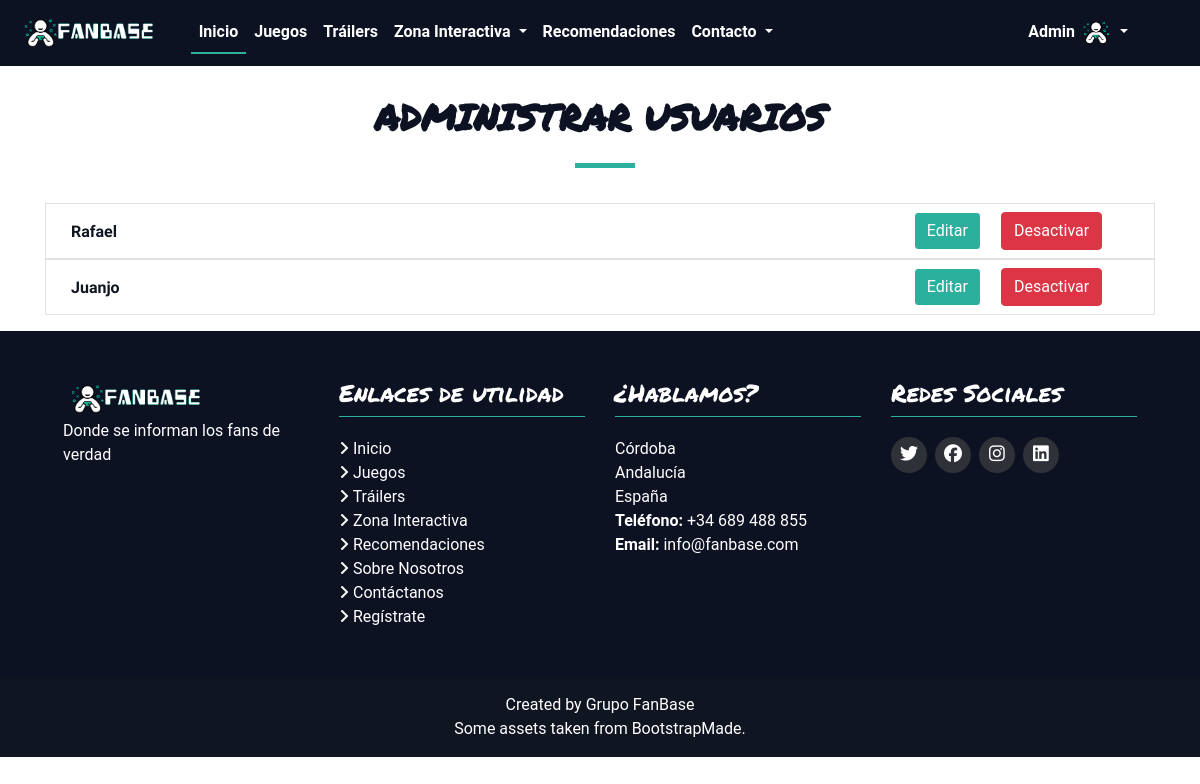
Page /adminUsuarios.php (signed in) on the earlier database version.
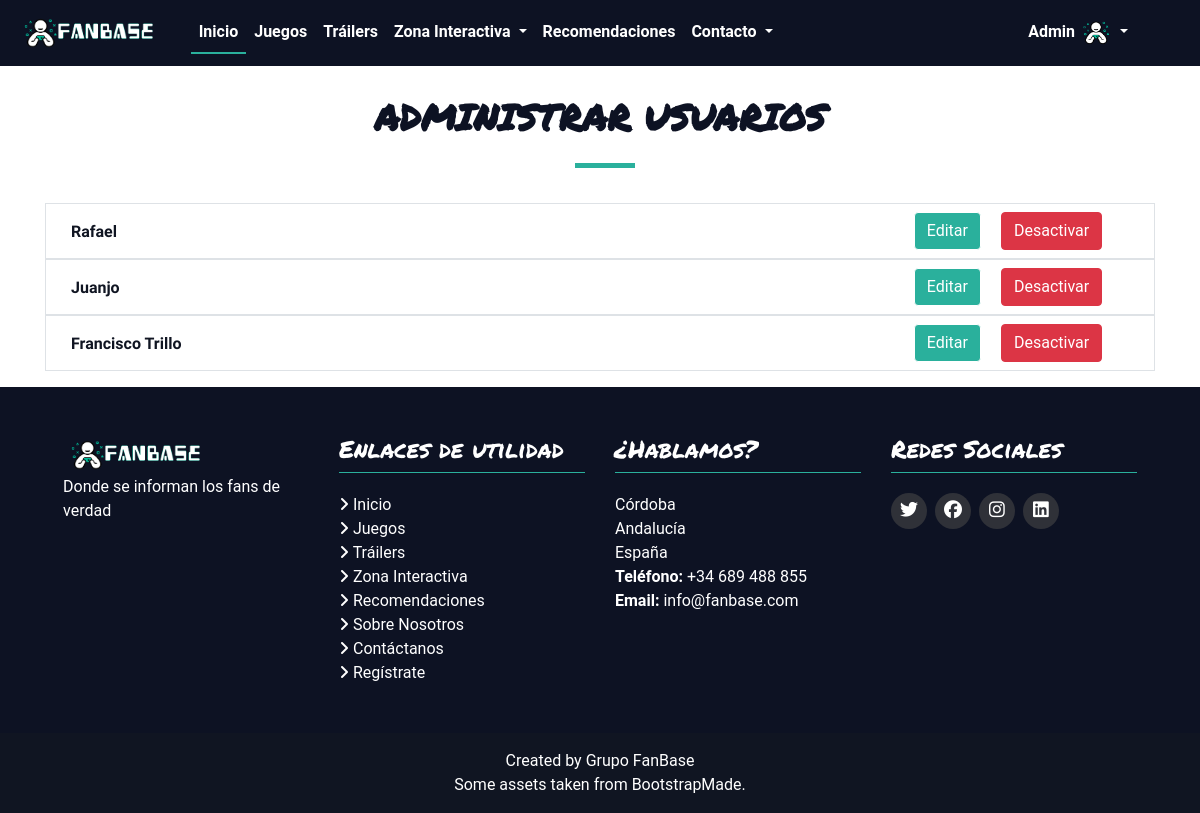
Same page on the later database version.
### tables this page shows
CREATE TABLE `usuario` (
  `id` int(11) NOT NULL,
  `usuario` varchar(50) NOT NULL,
  `nombre` varchar(100) NOT NULL,
  `email` varchar(50) NOT NULL,
  `password` varchar(32) NOT NULL,
  `rango` set('admin','user','editor','') NOT NULL,
  `texto` text NOT NULL,
  `activo` tinyint(1) NOT NULL,
  `imagen` varchar(500) NOT NULL,
  `google_id` longtext NOT NULL
);

### includes/a_config.php (called while the page is built, shortened)
<?php
$dondeEstoy = (explode("?",basename($_SERVER["REQUEST_URI"])));
$dondeEstoy = $dondeEstoy[0];
	switch ($dondeEstoy) {
		default:
			$CURRENT_PAGE = "Inicio";
	}

### Controller/UsuarioController.php (called while the page is built, shortened)
<?php
require_once 'Model/Usuario.php';
class UsuarioController
{
    public static function findAll()
    {
        try {
            $c = new Conexion();
            $c->setAttribute(PDO::ATTR_ERRMODE, PDO::ERRMODE_EXCEPTION);
        } catch (Exception $ex) {
            die('Error fatal, imposible conectar con la base de datos.');
        }
        $sql = "SELECT * FROM usuario";
        $usuarios = $c->query($sql);
        while ($obj = $usuarios->fetch(PDO::FETCH_OBJ)) {
            $u = new Usuario(
                $obj->usuario,
                $obj->nombre,
                $obj->email,
                $obj->password,
                $obj->rango,
                $obj->texto,
                $obj->activo,
                $obj->imagen,
                $obj->google_id
            );
            $u->id = $obj->id;
            $coleccion[] = $u;
        }
        return $coleccion;
    }
}

### Model/Usuario.php (called while the page is built, shortened)
<?php
class Usuario {
    public function __construct($usuario, $nombre, $email, $password, $rango, $texto, $activo,$imagen,$idg) {
        $this->usuario = $usuario;
        $this->nombre = $nombre;
        $this->activo = $activo;
    }
    public function __get($name) {
        return $this->$name;
    }
}

### adminUsuarios.php (the view, shortened to what this page needs)
<?php
include("includes/a_config.php");
require_once 'Model/Usuario.php';
require_once 'Controller/UsuarioController.php';
?>
<!DOCTYPE html>
<html lang="es">
<head>
  <?php
  include("includes/head-tag-contents.php");
  ?>
</head>
<body>
  <?php include("includes/navbar.php");
  ?>
  <main class="container">
    <section class="wow fadeInUp recomendaciones">
      <div class="section-header">
        <h2>Administrar Usuarios</h2>
      </div>
      <div class="justify-content-center">
        <ul class="recomendaciones-list">
          <?php
          $usuarios = UsuarioController::findAll();
          ?>
          <?php
          foreach ($usuarios as $usuario) {
            if($usuario->usuario != $_SESSION['usuario']->usuario) {
          ?>
            <li class="border <?php if($usuario->activo == 0) echo 'bg-dark'; ?>">
              <div id="juegos">
                <div class="row">
                  <div class="col-lg-9">
                    <span class="mt-3 <?php if($usuario->activo == 0) echo 'text-white'; ?>"><?php echo $usuario->nombre; ?></span>
                  </div>
                  <div class="col-lg-3">
                    <form class="d-inline" method="POST" action=""><button name="edit" class="btn btn-success m-2" value="<?php echo $usuario->id;?>">Editar</button></form>
                    <?php if($usuario->activo == 1) { ?>
                      <form class="d-inline" method="POST" action=""><button name="disable" class="btn btn-danger m-2" value="<?php echo $usuario->id;?>">Desactivar</button></form>
                    <?php } else { ?>
                      <form class="d-inline" method="POST" action=""><button name="enable" class="btn btn-primary m-2" value="<?php echo $usuario->id;?>">Activar</button></form>
                    <?php } ?>
                  </div>
                </div>
              </div>
            </li>
          <?php
            }
          }
          ?>
        </ul>
      </div>
    </section>
  </main>
  <?php include("includes/footer.php"); ?>
</body>
</html>

### includes/head-tag-contents.php (shortened to what this page needs)
<title><?php require_once 'Model/Usuario.php';
print $PAGE_TITLE;session_start();
?></title>
  <link href="lib/bootstrap/css/bootstrap.min.css" rel="stylesheet">
  <link href="lib/animate/animate.min.css" rel="stylesheet">
  <link href="lib/owlcarousel/assets/owl.carousel.min.css" rel="stylesheet">
  <link href="assets/css/resume.css" rel="stylesheet">

### includes/navbar.php (shortened to what this page needs)
<header class="navbar navbar-expand-lg bg-secondary fixed-top">
  <a class="navbar-brand" href="index">
    <img src="assets/img/logo.png" alt="Logo Fanbase">
  </a>
  <nav class="collapse navbar-collapse" id="navbarSupportedContent">
    <ul class="navbar-nav ml-3 mr-auto">
      <li class="nav-item <?php if ($CURRENT_PAGE == "Inicio") {
                            echo "active";
                          } ?>">
        <a class="nav-link" href="index">Inicio <span class="sr-only"></span></a>
      </li>
      <li class="nav-item <?php if ($CURRENT_PAGE == "Juegos" || $CURRENT_PAGE == "Informacion Juego") {
                            echo "active";
                          } ?>">
        <a class="nav-link" href="juegos">Juegos</a>
      </li>
      <li class="nav-item <?php if ($CURRENT_PAGE == "Trailer" || $CURRENT_PAGE == "Video") {
                            echo "active";
                          } ?>">
        <a class="nav-link" href="trailers">Tráilers</a>
      </li>
      <li class="nav-item dropdown <?php if ($CURRENT_PAGE == "Zona interactiva") {
                                      echo "active";
                                    } ?>">
        <a class="nav-link dropdown-toggle" href="#" id="navbarDropdown" role="button" data-toggle="dropdown" aria-haspopup="true" aria-expanded="false">
          Zona Interactiva
        </a>
      </li>
      <li class="nav-item <?php if ($CURRENT_PAGE == "Recomendaciones") {
                            echo "active";
                          } ?>">
        <a class="nav-link" href="recomendaciones">Recomendaciones</a>
      </li>
      <li class="nav-item dropdown <?php if ($CURRENT_PAGE == "Nosotros" || $CURRENT_PAGE == "Contactar" || $CURRENT_PAGE == "Terminos Legales") {
                                      echo "active";
                                    } ?>">
        <a class="nav-link dropdown-toggle" href="#" id="navbarDropdown" role="button" data-toggle="dropdown" aria-haspopup="true" aria-expanded="false">
          Contacto
        </a>
      </li>
    </ul>
    <?php
    if (isset($_SESSION['usuario'])) {
      include_once 'Controller/UsuarioController.php';
    ?>
      <ul class="navbar-nav mr-5">
        <li class="nav-item dropdown <?php if ($CURRENT_PAGE == "Nosotros" || $CURRENT_PAGE == "Contactar" || $CURRENT_PAGE == "Terminos Legales") {
                                        echo "active";
                                      } ?>">
          <a class="nav-link dropdown-toggle" href="#" id="navbarDropdown" role="button" data-toggle="dropdown" aria-haspopup="true" aria-expanded="false">
            <?php echo ucfirst($_SESSION['usuario']->usuario); ?> <img src="<?php ($_SESSION['usuario']->imagen=="")?print "assets/img/logoPerfil.png":print $_SESSION['usuario']->imagen;?>" height="32px">
          </a>
        </li>
      </ul>
    <?php
    } else {
    ?>
      <a href="" class="btn btn-default btn-rounded" data-toggle="modal" data-target="#modalLoginForm">
        <button class="btn btn-outline-success my-2 my-sm-0" type="submit">Iniciar sesión</button></a>
    <?php
    }
    ?>
  </nav>
</header>

### includes/footer.php (shortened to what this page needs)
<footer class="footer bg-secondary text-white p-5">
  <div class="container">
    <div class="row justify-content-center">
      <div class="col-lg-3 col-md-6">
        <img src="assets/img/logo.png" class="logo" alt="Logo Fanbase">
        <p>
          Donde se informan los fans de verdad
        </p>
      </div>
      <div class="col-lg-3 col-md-6 footer-links">
        <h4 class="text-white border-bottom border-primary pb-2">Enlaces de utilidad</h4>
        <ul>
          <li><i class="fas fa-angle-right"></i> <a href="index.php">Inicio</a></li>
          <li><i class="fas fa-angle-right"></i> <a href="juegos.php">Juegos</a></li>
          <li><i class="fas fa-angle-right"></i> <a href="trailers.php">Tráilers</a></li>
          <li><i class="fas fa-angle-right"></i> <a href="#">Zona Interactiva</a></li>
          <li><i class="fas fa-angle-right"></i> <a href="recomendaciones.php">Recomendaciones</a></li>
          <li>
            <ul>
              <li><i class="fas fa-angle-right"></i> <a href="nosotros.php">Sobre Nosotros</a></li>
              <li><i class="fas fa-angle-right"></i> <a href="contactar.php">Contáctanos</a></li>
            </ul>
          </li>
          <li><i class="fas fa-angle-right"></i> <a href="registro.php">Regístrate</a></li>
        </ul>
      </div>
      <div class="col-lg-3 col-md-6">
        <h4 class="text-white border-bottom border-primary pb-2">¿Hablamos?</h4>
        <p>
          Córdoba<br>
          Andalucía<br>
          España<br>
          <strong>Teléfono:</strong> +34 689 488 855<br>
          <strong>Email:</strong> info@fanbase.com<br>
        </p>
      </div>
      <div class="col-lg-3 col-md-6 social-links">
        <h4 class="text-white border-bottom border-primary pb-2">Redes Sociales</h4>
        <a href="#"><i class="fab fa-twitter"></i></a>
        <a href="#"><i class="fab fa-facebook"></i></a>
        <a href="#"><i class="fab fa-instagram"></i></a>
        <a href="#"><i class="fab fa-linkedin"></i></a>
      </div>
    </div>
  </div>
</footer>
<div class="text-center text-white credits p-3">
  Created by <a href="./nosotros.php">Grupo FanBase</a>
  <div class="credits">
    Some assets taken from <a href="https://bootstrapmade.com/">BootstrapMade</a>.
  </div>
</div>
<?php include("includes/scripts.php"); ?>

### includes/scripts.php (shortened to what this page needs)
<link rel="stylesheet" type="text/css" href="//wpcc.io/lib/1.0.2/cookieconsent.min.css"/>

### assets/css/resume.css (style rules this page uses)
body { font-family: "Roboto", sans-serif; background-color: #fff; color: #2f3138; }
a { color: #101522; transition: 0.5s; }
h1, h2, h3, h4, h5, h6 { font-family: "Permanent Marker", cursive; font-weight: 400; margin: 0 0 20px 0; padding: 0; color: #0d1223; }
.social-links a { font-size: 18px; display: inline-block; background: #2f3138; color: #fff; line-height: 1; padding: 8px 0; margin-right: 4px; border-radius: 50%; text-align: center; width: 36px; height: 36px; transition: 0.3s; }
.section-header { margin-top: 95px; margin-bottom: 35px; position: relative; padding-bottom: 20px; }
.section-header :before { content: ""; position: absolute; display: block; width: 60px; height: 5px; background: #2ab09c; bottom: 0; left: calc(50% - 25px); }
.section-header h2 { font-size: 36px; text-transform: uppercase; text-align: center; font-weight: 700; margin-bottom: 10px; }
.bg-secondary { background-color: #0d1223 !important; }
.border-primary { border-color: #2ab09c !important; }
a { color: #fff; }
.btn-success { background-color: #2ab09c; border-color: white; }
.navbar-brand img { max-height: 40px; }
.active { border-bottom: 2px solid #2ab09c; }
.nav-item { font-weight: 600; }
.footer .logo { max-height: 40px; }
.footer .footer-links ul { list-style: none; padding: 0; margin: 0; }
.credits { background-color: #101522; }
.recomendaciones .recomendaciones-list { padding: 0; list-style: none; }
.recomendaciones .recomendaciones-list li { border-bottom: 1px solid #ddd; padding-left: 25px; }
.recomendaciones .recomendaciones-list span { display: block; position: relative; font-family: "Raleway", sans-serif; font-size: 16px; line-height: 24px; font-weight: 600; padding-right: 20px; color: #101522; }

Differences in the rows shown:
added usuario: nombre "Francisco Trillo", $usuario->id 4 (drawn)
